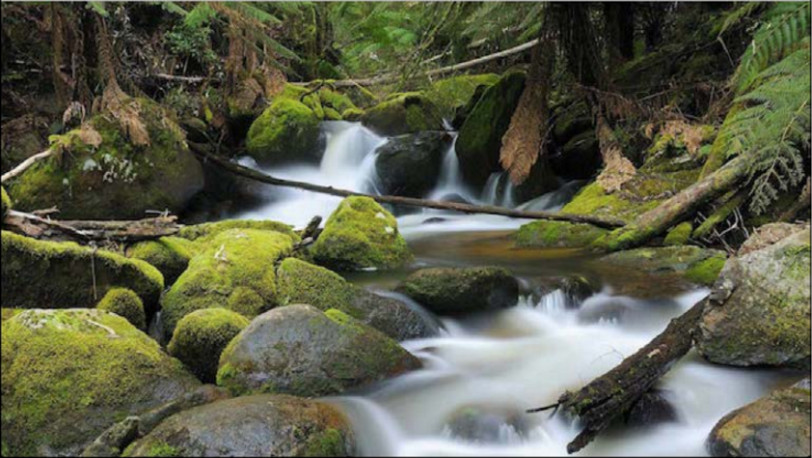
#> input picture python3_libraries/opencv/opencv3by_example/Chapter01/images/input.jpg, 812 x 458 px
$ python 06_image_translation.py
#> lines starting #> are read from the running program, lines starting #| are printed output that depends on the picture
import cv2
import numpy as np

img = cv2.imread('images/input.jpg')
#> img is the input picture: shape (458, 812, 3); mean B, G, R 72.5, 93.3, 91.1
num_rows, num_cols = img.shape[:2]
#> num_rows = 458; num_cols = 812

translation_matrix = np.float32([ [1,0,70], [0,1,110] ])
img_translation = cv2.warpAffine(img, translation_matrix, (num_cols + 70, num_rows + 110))
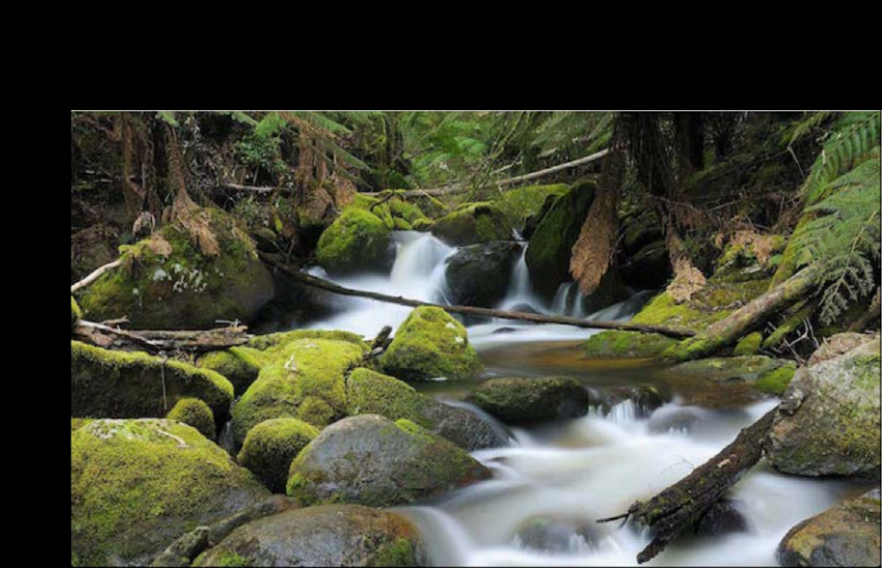
#> img_translation: shape (568, 882, 3); mean B, G, R 53.8, 69.3, 67.7
cv2.imshow('Translation', img_translation)
cv2.waitKey()
translation_matrix = np.float32([ [1,0,-30], [0,1,-50] ])
img_translation = cv2.warpAffine(img_translation, translation_matrix, (num_cols + 70 + 30, num_rows + 110 + 50))
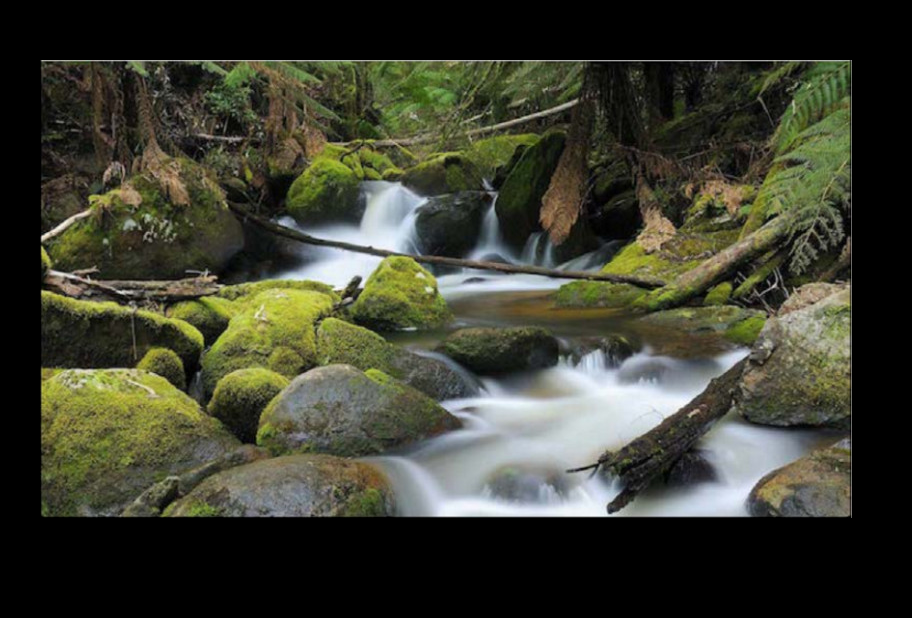
#> img_translation: shape (618, 912, 3); mean B, G, R 47.8, 61.6, 60.1

cv2.imshow('Translation', img_translation)
cv2.waitKey()
